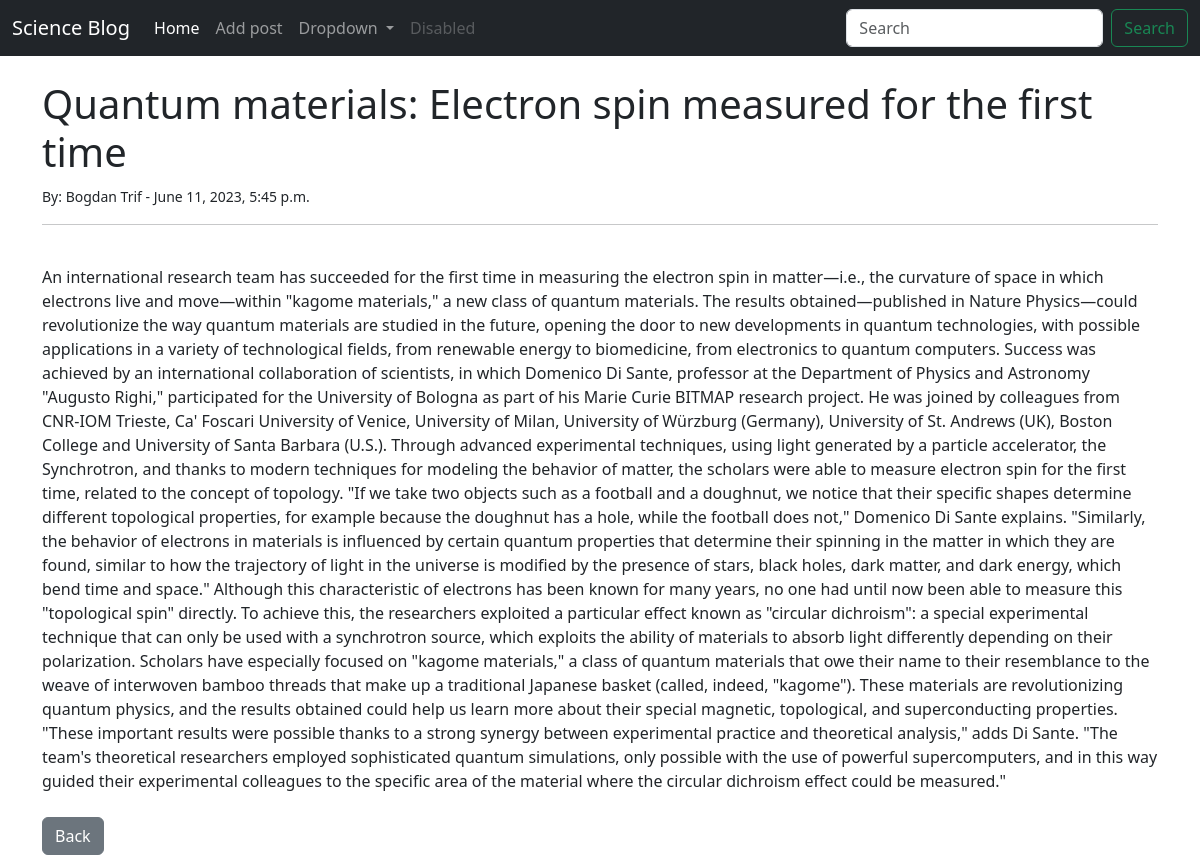
The app's page /article/1 with its own data.
### blog/models.py (models this page shows, shortened)
class Post(models.Model):
    title = models.CharField(max_length=255)
    title_tag = models.CharField(max_length=255, default="awesome title")
    created_time = models.DateTimeField(datetime.datetime.now())
    modified_time = models.DateTimeField(datetime.datetime.now(), default=datetime.datetime.now())
    author = models.ForeignKey(User, on_delete=models.CASCADE)
    body = models.TextField()
    tags = models.CharField(max_length=255, default="")

### blog/views.py (the view)
# urls.py: path('article/<int:pk>', ArticleDetailView.as_view(), name="article-detail"),
class ArticleDetailView(DetailView):
    model = Post
    template_name = 'article_detail.html'

### blog/templates/article_detail.html (shortened to what this page needs)
{% extends 'base.html' %}
{% block content %}
<h1> {{ post.title }}</h1>
<small> By: {{ post.author.first_name}}
            {{ post.author.last_name}}  -  {{ post.created_time}}<br>
</small>
<hr>
<br>
{{ post.body }}
<br><br>
<a href="{% url 'home-sweet-home' %}" class="btn btn-secondary">Back</a>
{% endblock %}

### records on screen
Post: title "Quantum materials: Electron spin measured for the first time", author.first_name "Bogdan", author.last_name "Trif", created_time "June 11, 2023, 5:45 p.m.", body "An international research team has succeeded for the first time in measuring the electron spin in matter—i.e., the curvature of space in which electrons live and move—within \"kagome materials,\" a new class of quantum materials. The results obtained—published in Nature Physics—could revolutionize the way quantum materials are studied in the future, opening the door to new developments in quantum technologies, with possible applications in a variety of technological fields, from renewable energy to biomedicine, from electronics to quantum computers. Success was achieved by an international collaboration of scientists, in which Domenico Di Sante, professor at the Department of Physics and…"
